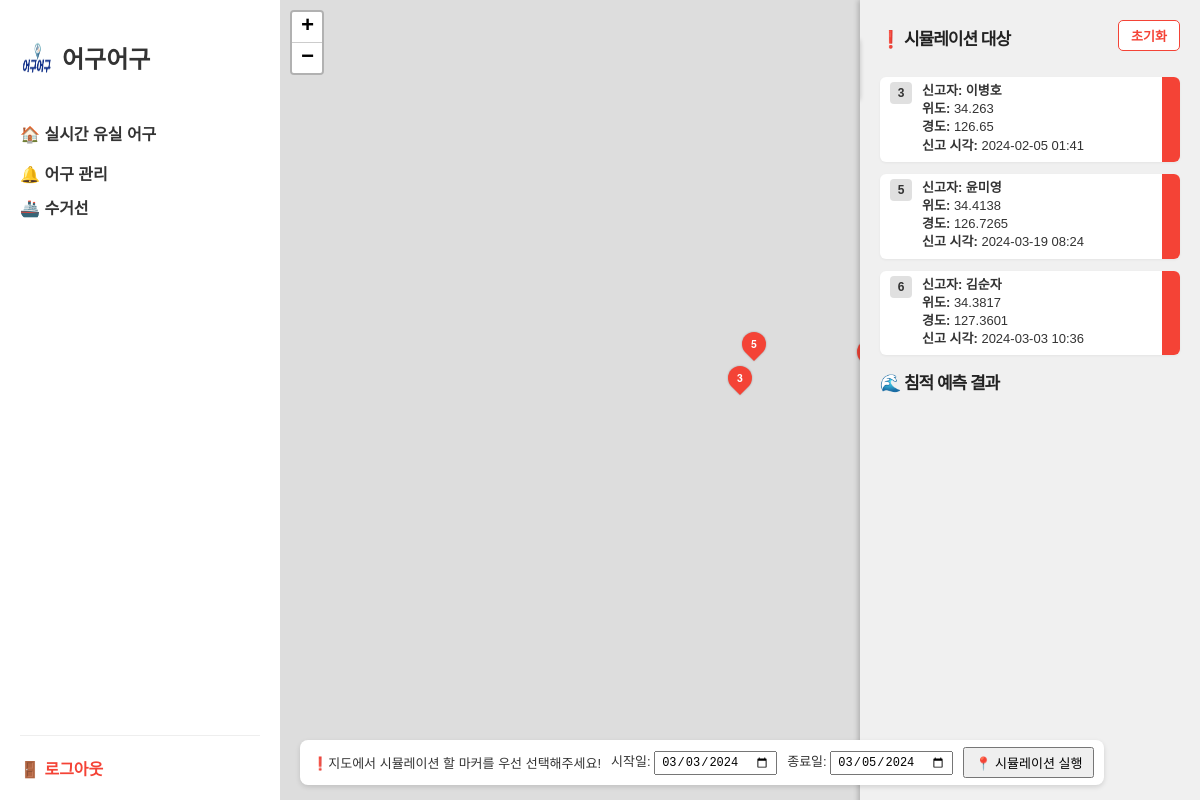
/sediment-map/, run on the app's committed database.
### sediment/models.py (models this page shows)
class LostingGear(models.Model):
    report_id = models.IntegerField(primary_key=True)
    lg_buyer = models.ForeignKey(FishingActivity, models.DO_NOTHING, db_column='lg_buyer_id')
    lg_admin = models.ForeignKey(Admin, models.DO_NOTHING, db_column='lg_admin_id')
    cast_latitude = models.DecimalField(max_digits=9, decimal_places=6)
    cast_longitude = models.DecimalField(max_digits=9, decimal_places=6)
    cast_time = models.DateTimeField()
    report_time = models.DateTimeField()
    class Meta:
        managed = False
        db_table = 'losting_gear'

class Buyer(models.Model):
    buyer_id = models.IntegerField(primary_key=True)
    buyer_name = models.CharField(max_length=45)
    buyer_ph = models.CharField(max_length=20)
    boat_name = models.CharField(max_length=45)
    boat_weight = models.FloatField()
    class Meta:
        managed = False
        db_table = 'buyer'

### sediment/views.py (the view)
# urls.py: path('', views.sediment_map_view, name='sediment_map'),
def sediment_map_view(request):
    from maps.models import LostingGear, Assignment, Buyer, FishingActivity
    assigned_ids = set(Assignment.objects.values_list('as_admin_id', flat=True))
    lost_reports = []
    for report in LostingGear.objects.all():
        if report.lg_admin_id in assigned_ids:
            continue
        try:
            activity = FishingActivity.objects.get(fa_buyer_id=report.lg_buyer_id)
            buyer = Buyer.objects.get(buyer_id=activity.fa_buyer_id)
        except (FishingActivity.DoesNotExist, Buyer.DoesNotExist):
            continue
        lost_reports.append({
            'report_id': report.report_id,
            'buyer_name': buyer.buyer_name,
            'report_time': report.report_time.strftime('%Y-%m-%d %H:%M'),
            'latitude': float(report.cast_latitude),
            'longitude': float(report.cast_longitude),
        })
    return render(request, 'sediment/sediment.html', {
        'lost_reports': lost_reports
    })

### sediment/templates/sediment/sediment.html (shortened to what this page needs)
<!DOCTYPE html>
<html lang="ko">
<head>
  {% load static %}
  <link rel="stylesheet" href="https://unpkg.com/leaflet@1.9.4/dist/leaflet.css" />
</head>
<body>
<div class="dashboard-wrapper">
  <div class="sidebar">
    <div class="sidebar-logo" onclick="window.location.href='/maps/'">
      <img src="{% static 'images/loginlogo.jpg' %}" alt="로고" class="logo-img" />
      <h2>어구어구</h2>
    </div>
    <ul class="sidebar-menu">
      <li><a href="{% url 'map_view' %}?view=assigned">🏠 실시간 유실 어구</a></li>
      <li class="menu-item">
        <div class="menu-title" onclick="toggleMenu()">🔔 어구 관리</div>
      </li>
      <li class="menu-item">
        <div class="menu-title" onclick="toggleBoatMenu()">🚢 수거선</div>
      </li>
    </ul>
    <div class="sidebar-logout" onclick="window.location.href='/login/'">🚪 로그아웃</div>
  </div>
  <main class="map-section">
    <div id="map" class="leaflet-container"></div>
  </main>
  <section class="report-list">
    <div class="report-header" style="display: flex; align-items: center; justify-content: space-between;">
      <h3 class="section-title" style="margin-bottom:0;">❗ 시뮬레이션 대상</h3>
      <button class="reset-btn" id="resetSimBtn">초기화</button>
    </div>
    <ul>
      {% for report in lost_reports %}
      <li class="report-item">
        <div class="report-index">{{ report.report_id }}</div>
        <div class="report-content">
          <div><strong>신고자:</strong> <strong>{{ report.buyer_name }}</strong></div>
          <div><strong>위도:</strong> {{ report.latitude }}</div>
          <div><strong>경도:</strong> {{ report.longitude }}</div>
          <div><strong>신고 시각:</strong> {{ report.report_time }}</div>
        </div>
        <div class="status-box red"></div>
      </li>
      {% endfor %}
    </ul>
    <div id="simResultPanel" style="margin-top:18px;">
      <h3 class="section-title" style="font-size:17px; color:#222; margin-bottom:7px;">🌊 침적 예측 결과</h3>
    </div>
  </section>
</div>
<div class="sim-date-panel">
  <label>❗지도에서 시뮬레이션 할 마커를 우선 선택해주세요! <br></label>
  <label>시작일: <input type="date" id="startDate" value="2024-03-03" /></label>
  <label>종료일: <input type="date" id="endDate" value="2024-03-05" /></label>
  <button id="runSimButton">📍 시뮬레이션 실행</button>
</div>
</body>
</html>

### sediment/templates/sediment/sediment.html (style rules this page uses)
html, body { margin: 0; padding: 0; height: 100%; width: 100%; font-family: 'Pretendard', sans-serif; background: #f4f7fa; color: #333; }
.dashboard-wrapper { display: flex; height: 100vh; width: 100vw; position: relative; }
.sidebar { width: 240px; background: #fff; box-shadow: 2px 0 5px rgba(0,0,0,0.1); display: flex; flex-direction: column; padding: 20px; }
.sidebar-logo { display: flex; align-items: center; gap: 10px; margin-bottom: 20px; cursor: pointer; }
.logo-img { width: 32px; height: 32px; }
.sidebar-menu { list-style: none; padding: 0; margin: 0; }
.sidebar-menu li { margin-bottom: 10px; }
.sidebar-menu a { text-decoration: none; color: #333; font-weight: bold; display: block; padding: 6px 0; }
.menu-title { cursor: pointer; font-weight: bold; margin-bottom: 4px; }
.sidebar-logout { margin-top: auto; cursor: pointer; color: #f44336; font-weight: bold; padding-top: 20px; border-top: 1px solid #eee; }
.map-section { flex: 1; overflow: hidden; display: flex; justify-content: center; align-items: center; position: relative; height: 100vh; }
#map { width: 100%; height: 100%; }
.report-list { position: fixed; top: 0; right: 0; width: 300px; height: 100vh; background-color: #f0f0f0; transition: right 0.3s ease; padding: 20px; box-shadow: -2px 0 5px rgba(0, 0, 0, 0.2); z-index: 1000; overflow-y: auto; }
.report-list ul { list-style: none; padding: 0; }
.report-item { position: relative; background: white; border-radius: 6px; padding: 0; min-height: 60px; margin-bottom: 12px; box-shadow: 0 1px 3px rgba(0, 0, 0, 0.05); font-size: 13px; display: flex; justify-content: space-between; align-items: stretch; }
.report-content { display: flex; flex-direction: column; line-height: 1.4; padding-left: 42px; padding-right: 7px; padding-top: 5px; padding-bottom: 7px; flex: 1; font-size: 13px; }
.report-index { position: absolute; top: 5px; left: 10px; width: 22px; height: 22px; font-size: 12px; font-weight: bold; background: #e0e0e0; border-radius: 4px; color: #333; display: flex; align-items: center; justify-content: center; }
.status-box { width: 18px; border-radius: 0 6px 6px 0; align-self: stretch; }
.status-box.red { background-color: #f44336; }
.reset-btn { background: #fff; color: #f44336; border: 1px solid #f44336; border-radius: 5px; padding: 5px 12px; font-size: 13px; font-weight: bold; cursor: pointer; margin-bottom: 10px; transition: background 0.18s, color 0.18s; margin-left: 4px; float: right; }
.section-title { font-size: 17px; font-weight: bold; color: #222; margin: 0 0 12px 0; font-family: 'Pretendard', sans-serif; letter-spacing: -1px; line-height: 1.3; }
.sim-date-panel { position:fixed; bottom:15px; left:300px; z-index:1002; background:#fff; padding:7px 10px 7px 12px; border-radius:8px; box-shadow: 0 2px 5px rgba(0,0,0,0.13); font-size:13px; display:flex; gap:10px; align-items:center; }
.sim-date-panel input[type="date"] { font-size:12px; padding:2px 5px; }
.sim-date-panel button { font-size:13px; padding:4px 10px; }

### data on the page
LostingGear: report_id "3", buyer_name "이병호", latitude "34.263", longitude "126.65", report_time "2024-02-05 01:41"
LostingGear: report_id "5", buyer_name "윤미영", latitude "34.4138", longitude "126.7265", report_time "2024-03-19 08:24"
LostingGear: report_id "6", buyer_name "김순자", latitude "34.3817", longitude "127.3601", report_time "2024-03-03 10:36"
